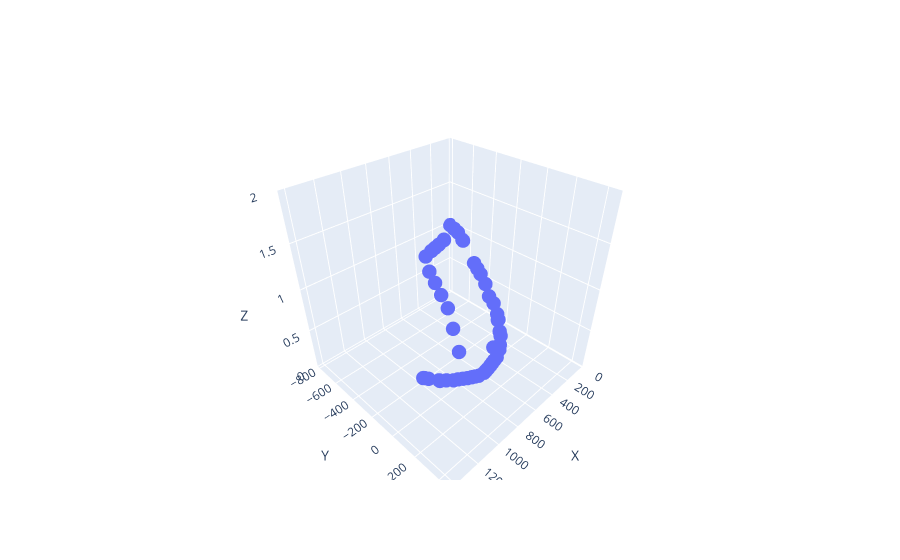

Notebook cell for this chart:
### Code cell
x = d_3pts[:, 0]
y = d_3pts[:, 1]
z = d_3pts[:, 2]

# Create Plotly figure
fig = go.Figure(data=[go.Scatter3d(x=x, y=y, z=z, mode='markers', marker=dict(size=5))])
#connect the 4 points
# fig.add_trace(go.Scatter3d(x=[x[0], x[1]], y=[y[0], y[1]], z=[z[0], z[1]], mode='lines', name='top'))
# fig.add_trace(go.Scatter3d(x=[x[1], x[2]], y=[y[1], y[2]], z=[z[1], z[2]], mode='lines', name='right'))
# fig.add_trace(go.Scatter3d(x=[x[2], x[3]], y=[y[2], y[3]], z=[z[2], z[3]], mode='lines', name='bottom'))
# fig.add_trace(go.Scatter3d(x=[x[3], x[0]], y=[y[3], y[0]], z=[z[3], z[0]], mode='lines', name='left'))

# Set axes labels
fig.update_layout(scene=dict(xaxis_title='X', yaxis_title='Y', zaxis_title='Z'))

# Show plot
fig.show()

### Figure 1 — Plotly figure (JSON) as saved in the notebook; plotly's stock layout.template omitted (floating-point values rounded to 4 significant figures)
{"data": [{"marker": {"size": 5}, "mode": "markers", "type": "scatter3d", "x": [1120.0, 1120.0, 1120.0, 997.0, 874.2, 803.2, 732.3, 661.3, 535.8, 535.8, 448.5, 393.9, 339.3, 252.0, 257.4, 33.66, 33.66, 58.22, 82.78, 153.7, 148.3, 344.8, 344.8, 383.0, 421.2, 492.1, 492.1, 584.9, 623.1, 623.1, 694.1, 732.3, 737.7, 814.2, 841.4, 841.4, 906.9, 939.7, 950.6, 999.7, 1027.0, 1052.0, 1076.0, 1103.0, 1123.0, 1142.0, 1180.0, 1196.0, 1213.0, 1234.0, 1256.0, 1278.0, 1300.0, 1327.0, 1355.0, 1355.0, 1355.0, 1387.0, 1404.0, 1398.0], "y": [253.0, 253.0, 253.0, 100.7, -51.69, -173.2, -294.7, -416.2, -574.0, -574.0, -601.2, -614.8, -628.4, -655.6, -650.2, -786.2, -786.2, -723.6, -661.0, -546.8, -557.7, -280.2, -280.2, -220.3, -160.5, -62.57, -62.57, 40.81, 106.1, 106.1, 187.7, 225.8, 225.8, 296.5, 323.7, 323.7, 367.2, 389.0, 356.4, 416.2, 421.7, 427.1, 432.5, 438.0, 440.7, 443.4, 438.0, 429.8, 421.7, 410.8, 397.2, 383.6, 372.7, 348.2, 323.7, 323.7, 329.2, 280.2, 258.4, 263.9], "z": [1, 1, 1, 1, 1, 1, 1, 1, 1, 1, 1, 1, 1, 1, 1, 1, 1, 1, 1, 1, 1, 1, 1, 1, 1, 1, 1, 1, 1, 1, 1, 1, 1, 1, 1, 1, 1, 1, 1, 1, 1, 1, 1, 1, 1, 1, 1, 1, 1, 1, 1, 1, 1, 1, 1, 1, 1, 1, 1, 1]}], "layout": {"scene": {"xaxis": {"title": {"text": "X"}}, "yaxis": {"title": {"text": "Y"}}, "zaxis": {"title": {"text": "Z"}}}}}
